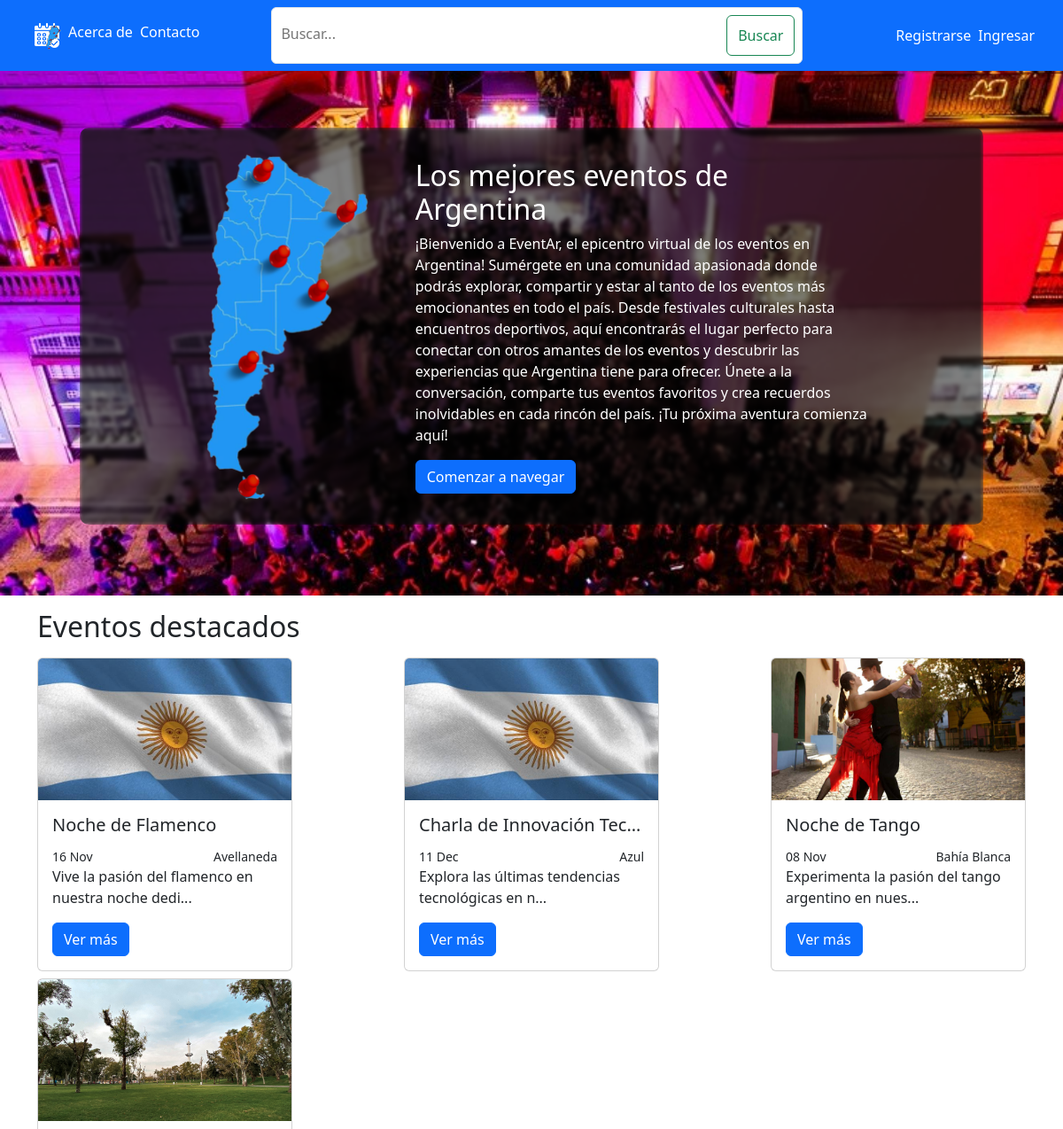
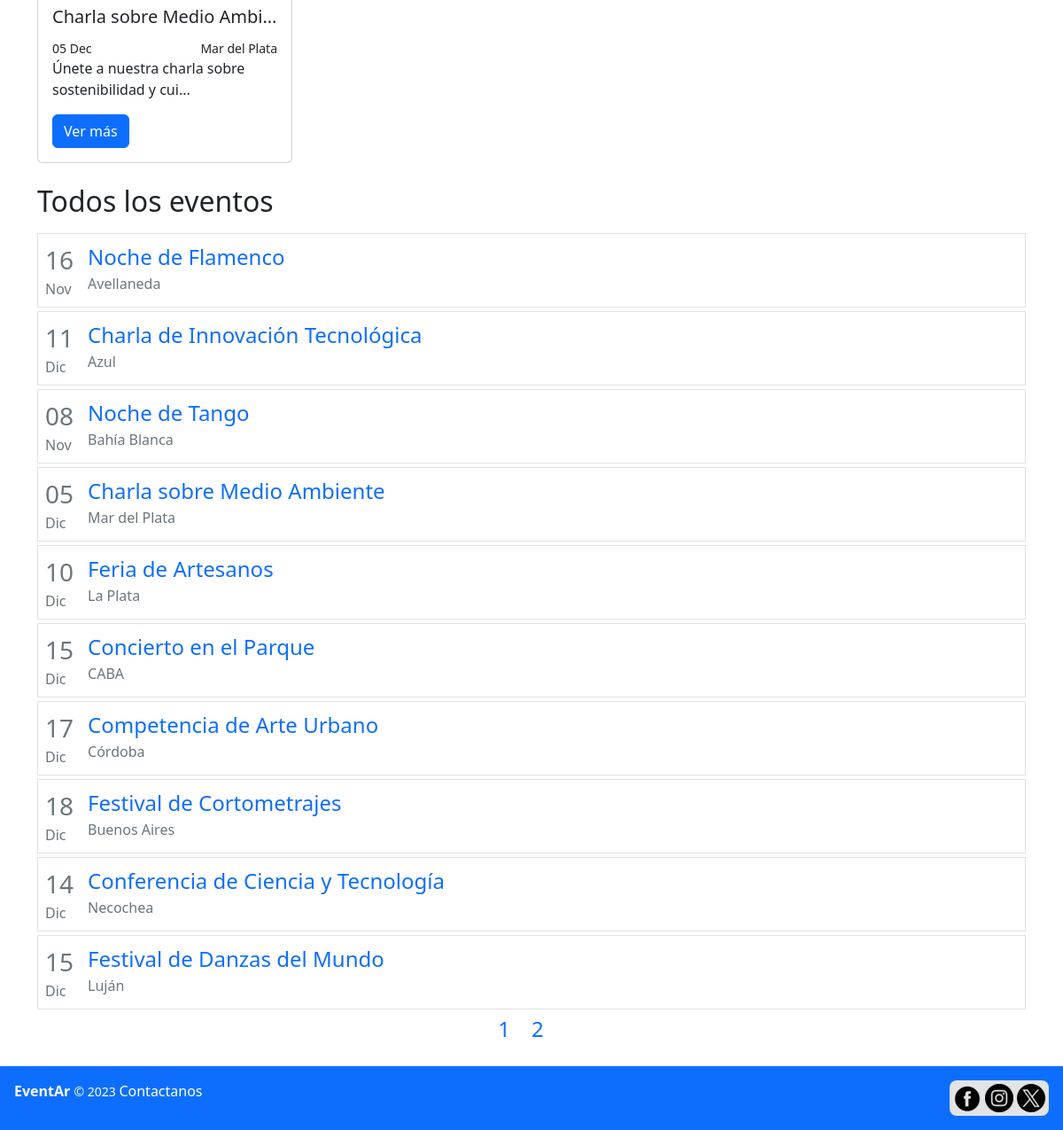
Page /public/home.php on the committed database (2 pictures, top to bottom).
### tables this page shows
CREATE TABLE IF NOT EXISTS `publicacion` (
  `id_publicacion` INT NOT NULL AUTO_INCREMENT,
  `title` VARCHAR(45) NOT NULL,
  `desc` TEXT NOT NULL,
  `img_path` VARCHAR(100) NULL,
  `fecha_post` DATETIME NOT NULL,
  `fecha_evento` DATE NOT NULL,
  `inicio` TIME NOT NULL,
  `fin` TIME NOT NULL,
  `id_user` INT NOT NULL,
  `id_localidad` INT NOT NULL,
  PRIMARY KEY (`id_publicacion`),
  CONSTRAINT `fk_publicacion_user1`
    FOREIGN KEY (`id_user`)
    REFERENCES `user` (`id_user`)
    ON DELETE NO ACTION
    ON UPDATE NO ACTION,
  CONSTRAINT `fk_publicacion_localidad1`
    FOREIGN KEY (`id_localidad`)
    REFERENCES `localidad` (`id_localidad`)
    ON DELETE NO ACTION
    ON UPDATE NO ACTION);

CREATE TABLE IF NOT EXISTS `localidad` (
  `id_localidad` INT NOT NULL AUTO_INCREMENT,
  `nombre` VARCHAR(45) NOT NULL,
  PRIMARY KEY (`id_localidad`));

### scripts/clases/publicacion.php (called while the page is built, shortened)
<?php
    require_once 'user.php';
    require_once 'localidad.php';
    class publicacion{
        private $id;
        private $img_path;
        function __construct($arr){
            $this->id = $arr['id_publicacion'];
            $this->title = $arr['title'];
            $this->desc = $arr['desc'];
            $this->id_localidad = $arr['id_localidad'];
            $this->fecha_evento = $arr['fecha_evento'];
            $this->img_path = $arr['img_path'];
            global $bd;
            $user_res = $bd-> query("SELECT * FROM user WHERE id_user = ".$arr['id_user']);
            $user_arr = $user_res -> fetch_assoc();
            $user = new user($user_arr);
            $this-> localidad = localidad::get_nombre($this->id_localidad);
        }
        public function get_id(){
            return $this->id;
        }
        public function get_img_path(){
            return $this->img_path;
        }
    }
?>

### scripts/clases/user.php (called while the page is built, shortened)
<?php
    require_once 'localidad.php';
    class user{
        function __construct($arr){
            $this->id_localidad = $arr['id_localidad'];
            $this-> localidad = localidad::get_nombre($this->id_localidad);
        }
    }
?>

### scripts/clases/localidad.php (called while the page is built, shortened)
<?php
    require_once '../scripts/bd_con.php';
    class localidad{
        public static function get_nombre($id){
            global $bd;
            $res = $bd->query("SELECT nombre from localidad WHERE id_localidad = $id");
            $res = $res->fetch_assoc();
            return $res["nombre"];
        }
    }
?>

### scripts/clases/uri.php (called while the page is built, shortened)
<?php
class uri
{
    private $get;
    private $file;
    public $uri;
    public $parameters;
    function __construct($uri)
    {
        $this->uri = $uri;
        $this->get = str_contains($uri, "?");
    }
    public function updatePar($par, $val)
    {
        if (isset($this->parameters[$par])) {
            $new_uri =  $this->file . "?";
            $this->parameters[$par] = $val;
            $keys = array_keys($this->parameters);
            foreach ($keys as $k) {
                $par = $k . '=' . $this->parameters[$k];
                $new_uri = $new_uri . $par . "&";
            }
            $new_uri = substr($new_uri, 0, -1);
            $this->uri = $new_uri;
            return $this->uri;
        } else {
            return $this->uri;
        }
    }
    private function appendPar($par, $val)
    {
        if ($this->get) {
            $this->uri = $this->uri . "&$par=$val";
        } else {
            $this->uri = $this->uri . "?$par=$val";
            $this->get = TRUE;
        }
        $this->parameters[$par] = $val;
    }
}

### public/home.php (the view, shortened to what this page needs)
<?php
require_once '../scripts/clases/user.php';
require_once '../scripts/clases/publicacion.php';
require_once '../scripts/clases/uri.php';
?>
<!DOCTYPE html>
<html lang="es">
<head>
    <link href="https://cdn.jsdelivr.net/npm/bootstrap@5.3.0/dist/css/bootstrap.min.css" rel="stylesheet">
    <link rel="stylesheet" href="../css/styles.css?v=<?php echo time(); ?>">
</head>
<body>
    <nav class="navbar navbar-expand-lg navbar-dark bg-primary justify-content-between" id='navbar'>
        <ul class='nav-desk'>
            <li><a href="home.php"><img src="./img/icon/icon-sm.png" alt="Ir al inicio"></a></li>
            <li><a href="acerca.php">Acerca de</a></li>
            <li><a href="contacto.php">Contacto</a></li>
        </ul>
        <form class="d-flex justify-content-between border rounded p-2 bg-white nav-desk" method='GET' action='home.php'>
            <input class="d-inline" type="search" name='search' placeholder="Buscar..." aria-label="Buscar" id='search-bar'>
            <button class="btn btn-outline-success my-sm-0 d-inline" type="submit">Buscar</button>
        </form>
        <?php
        if ($_SESSION["logged"]) {
            $id_user = $_SESSION["user"]->get_id();
            $username = $_SESSION["user"]->username;
            if ($_SESSION["user"]->get_img_path()) {
                $img_path = $_SESSION["user"]->get_img_path();
            } else {
                $img_path = '../public/img/icon/user.png';
            }
            echo "<div class='user-menu me-4 nav-desk'>
                    <div class='user-info' onclick='toggleMenu(event)' id='menu-div'>
                        <img src='$img_path' alt='User Avatar' id='user-avatar' class='avatar d-inline-block' >
                        <p id='my-account-text' class='my-account-text d-inline-block text-white fw-semibold ms-2'>$username</p>
                    </div>
                    <ul id='menu-list' class='me-4'>
                        <li><a class='btn btn-secondary w-100' href='cuenta.php?id_user=$id_user' role='button'>Perfil</a></li>
                        <li><a class='btn btn-secondary w-100' href='home.php?filter=mis_pubs#all_events' role='button'>Mis publicaciones</a></li>
                        <li><a class='btn btn-secondary w-100' href='modificar_cuenta.php' role='button'>Configuración</a></li>";
                        if($_SESSION['user']->get_mod()){
                            echo"
                                <li><a class='btn btn-warning w-100' href='user_list.php' role='button'>Listado de usuarios</a></li>";
                        }
                        echo"
                        <li><a class='btn btn-danger w-100' href='../scripts/validate.php?origin=logout' role='button'>Salir</a></li>
                    </ul>
                </div>";
        } else
        {
            echo "<ul class='nav-desk me-4'>";
            echo    "<li><a href='registro.php'>Registrarse</a></li>";
            echo    "<li><a href='login.php'>Ingresar</a></li>";
            echo "</ul>";
        }
        ?>
    </nav>
    <header id='header'>
        <div class='me-auto ms-auto pb-4 pt-4 justify-content-center align-items-center' id='header-comp'>
            <img src="./img/icon/icon-xl.png" class='me-2' alt="Mapa de Argentina" height='400'>
            <div id='header-text'>
                <h2>Los mejores eventos de Argentina</h2>
                <p>
                    ¡Bienvenido a EventAr, el epicentro virtual de los eventos en Argentina! Sumérgete en una comunidad apasionada donde podrás explorar, compartir y estar al tanto de los eventos más emocionantes en todo el país. Desde festivales culturales hasta encuentros deportivos, aquí encontrarás el lugar perfecto para conectar con otros amantes de los eventos y descubrir las experiencias que Argentina tiene para ofrecer. Únete a la conversación, comparte tus eventos favoritos y crea recuerdos inolvidables en cada rincón del país. ¡Tu próxima aventura comienza aquí!
                </p>
                <a href="#all_events" class='btn btn-primary'>Comenzar a navegar</a>
            </div>
        </div>
    </header>
    <section class='container-md me-auto ms-auto'>
        <h2 class='mb-2'>Eventos destacados</h2>
        <div class='d-flex justify-content-between mt-3 mb-3 flex-wrap'>
        <?php
            $last_pubs = $bd->query("SELECT * FROM publicacion ORDER BY fecha_post DESC LIMIT 4");
            $last_pubs = $last_pubs->fetch_all(MYSQLI_ASSOC);
            foreach($last_pubs as $pub){
                $pub_card = new publicacion($pub);
                if($pub_card->get_img_path() != null){
                    $img = $pub_card->get_img_path();
                }
                else{
                    $img = '../public/img/publicacion/bandera.jpg';
                }
                echo
                "<div class='card mb-2' style='max-width: 18rem;'>
                <a href='publicacion.php?id=".$pub_card->get_id()."'>
                    <img src='$img' class='card-img-top' alt='".$pub_card->title."'>
                </a>
                <div class='card-body'>
                    <h5 class='card-title'>".$pub_card->title."</h5>
                    <div class='d-flex justify-content-between'>
                        <small class='m-0'>". date_format(date_create($pub_card-> fecha_evento),"d M")." </small>
                        <small class='m-0'>".$pub_card->localidad ." </small>
                    </div>
                        <p class='card-text m-h-48px'>".substr($pub_card->desc,0,50); if(strlen($pub_card->desc)>50){echo "...";}
                        echo "</p>
                        <a href='publicacion.php?id=".$pub_card->get_id()."' class='btn btn-primary' >Ver más</a>
                    </div>
                </div>";
            }
            ?>
        </div>
        <h2 class='mb-3' id='all_events'>Todos los eventos</h2>
        <?php
        if (isset($_GET['page_number'])) {
            $page = $_GET["page_number"];
        } else {
            $page = 0;
        }
        if (isset($_GET['filter']) && isset($_GET['search'])) {
            if ($_GET['filter'] == 'mis_pubs') {
                $id_user = $_SESSION["user"]->get_id();
                $search_val = $_GET['search'];
                $query = "SELECT * FROM publicacion WHERE id_user = $id_user AND (publicacion.desc LIKE '%$search_val%' OR publicacion.title LIKE '%$search_val%') ORDER BY fecha_post DESC;";
            }
        } else if (isset($_GET['filter'])) {
            if ($_GET['filter'] == 'mis_pubs') {
                $id_user = $_SESSION["user"]->get_id();
                $query = "SELECT * FROM publicacion WHERE id_user = $id_user ORDER BY fecha_post DESC;";
            }
        } else if (isset($_GET['search'])) {
            $search_val = $_GET['search'];
            $query = "SELECT * FROM publicacion WHERE publicacion.desc LIKE '%$search_val%' OR publicacion.title LIKE '%$search_val%';";
        } else {
            $query = "SELECT * FROM publicacion ORDER BY fecha_post DESC;";
        }
        $res = $bd->query($query);
        if (!$res) {
            echo "<div class='w-100 p-2 mt-1 mb-1'>";
            echo "No hay publicaciones para mostrar";
            echo "</div>";
        } else {
            $pubs = $res->fetch_all(MYSQLI_ASSOC);
            $pages = count($pubs) / 10;
            $pages = ceil($pages);
            if (($page - 2) < 0) {
                $min_page = 0;
            } else {
                $min_page = $page - 2;
            }
            if (($page + 2) > $pages) {
                $max_page = $pages;
            } else {
                $max_page = $page + 2;
            }
            $pubs = array_slice($pubs, $page * 10, 10);
            foreach ($pubs as $pub) {
                $pub_obj = new publicacion($pub);
                $pub_id = $pub_obj->get_id();
                $fecha = date_create($pub_obj->fecha_evento);
                $dia = IntlDateFormatter::formatObject($fecha,"dd",'es');
                $mes = ucfirst(IntlDateFormatter::formatObject($fecha,"MMM",'es'));
                $lugar = $pub_obj->localidad;
                echo "<div class='border w-100 d-flex justify-content-between p-2 mt-1 mb-1'>";
                echo "<div class='me-3 text-secondary mt-0 mb-0'>
                    <p class='fs-3 m-0'>$dia</p>
                    <p class='m-0'>$mes</p>
                ";
                echo "</div>";
                echo "<div class='d-inline-block w-100'>";
                echo "<a href='publicacion.php?id=" . $pub_id . "' class='d-inline-block w-100 mt-auto mb-auto fs-4' >" . $pub_obj->title . "</a>";
                echo "
                      <p class='m-0 text-secondary'>
                      $lugar
                      </p>
                      </div>";
                echo "</div>";
            }
            echo "<p class='text-center fs-4 fw-semibold'>";
            $sv_uri = $_SERVER['REQUEST_URI'];
            for ($p = 0; $p < $pages; $p++) {
                $uri = new uri($sv_uri);
                $page_uri = $uri->updatePar('page_number', $p);
                if ($p == 0 || (($min_page <= $p) && ($max_page >= $p)) || ($p + 1) == $pages) {
                    echo "<a href='$page_uri#all_events' class='text-decoration-none me-4 d-inline-block' >";
                    echo ($p + 1) . "";
                    echo "</a>";
                }
            }
            echo "</p>";
        }
        ?>
    </section>
    <footer id='web-footer'>
        <p>
            <strong>
                EventAr
            </strong>
            <small>
            &#169 2023
            </small>
            <a href="contacto.php" class='text-white'>Contactanos</a>
        </p>
        <div class='bg-secondary-subtle rounded-3 p-1'>
            <a href="https:\\www.facebook.com\eventar" target="_blank"><img src="./img/icon/fb.png" alt="Visita nuestra página en Facebook" width="32" height="32"></a>
            <a href="https:\\www.instagram.com\eventar" target="_blank"><img src="./img/icon/ins.png" alt="Visita nuestra página en Instagram" width="32" height="32"></a>
            <a href="https:\\www.twitter.com\eventar" target="_blank"><img class='mega-rounded' src="./img/icon/x.png" alt="Visita nuestra página en X" width="32" height="32"></a>
        </div>
    </footer>
</body>
</html>

### css/styles.css (style rules this page uses)
html, body { min-height: 80vh; position:relative; }
#navbar { margin-bottom: 1rem; position: fixed; width: 100vw; z-index: 999; top:0; }
#navbar a { color:white; text-decoration: none; }
nav ul { list-style: none; display: flex; margin: 5px; }
#navbar li { margin-right: 8px; }
form label, form input { display: block; margin-bottom: 4px; width: 100%; }
.m-h-48px { min-height: 48px; }
#search-bar { border: none; outline: none; }
a { text-decoration: none; font-weight: 525; }
#navbar form { width: 20rem; height: 4rem; }
#header { background-image: url("../public/img/fondo.jpeg"); background-size: cover; background-repeat: none; background-position: center center; padding-top:10rem; padding-bottom:5rem; position: relative; top:-1rem; color: white; }
#header-comp { backdrop-filter: brightness(50%) saturate(25%) blur(2px); border-radius: 10px; width: 85%; display: flex; }
#header-text { width: 50%; margin-left:2rem; }
#web-footer { background-color: #0d6efd; display: flex; justify-content: space-between; padding: 1rem; color: white; position: absolute; bottom:-6rem; width: 100%; }
.card-img-top { height: 160px; object-fit: cover; }
.card-title { overflow:hidden; text-overflow: ellipsis; white-space: nowrap; padding-bottom:5px; }
.mega-rounded { border-radius: 999px; }
@media (min-width: 1200px) { #navbar form { width: 50%; } }

### rows in the picture
publicacion: title "Noche de Flamenco", fecha_evento "16 Nov", id_localidad.nombre "Avellaneda", desc "Vive la pasión del flamenco en nuestra noche dedi", fecha_evento "16", fecha_evento "Nov"
publicacion: title "Charla de Innovación Tec…", fecha_evento "11 Dec", id_localidad.nombre "Azul", desc "Explora las últimas tendencias tecnológicas en n", fecha_evento "11", fecha_evento "Dic", title "Charla de Innovación Tecnológica"
publicacion: img_path (picture), title "Noche de Tango", fecha_evento "08 Nov", id_localidad.nombre "Bahía Blanca", desc "Experimenta la pasión del tango argentino en nues", fecha_evento "08", fecha_evento "Nov"
publicacion: img_path (picture), title "Charla sobre Medio Ambi…", fecha_evento "05 Dec", id_localidad.nombre "Mar del Plata", desc "Únete a nuestra charla sobre sostenibilidad y cui", fecha_evento "05", fecha_evento "Dic", title "Charla sobre Medio Ambiente"
publicacion: fecha_evento "10", fecha_evento "Dic", title "Feria de Artesanos", id_localidad.nombre "La Plata"
publicacion: fecha_evento "15", fecha_evento "Dic", title "Concierto en el Parque", id_localidad.nombre "CABA"
publicacion: fecha_evento "17", fecha_evento "Dic", title "Competencia de Arte Urbano", id_localidad.nombre "Córdoba"
publicacion: fecha_evento "18", fecha_evento "Dic", title "Festival de Cortometrajes", id_localidad.nombre "Buenos Aires"
publicacion: fecha_evento "14", fecha_evento "Dic", title "Conferencia de Ciencia y Tecnología", id_localidad.nombre "Necochea"
publicacion: fecha_evento "15", fecha_evento "Dic", title "Festival de Danzas del Mundo", id_localidad.nombre "Luján"
